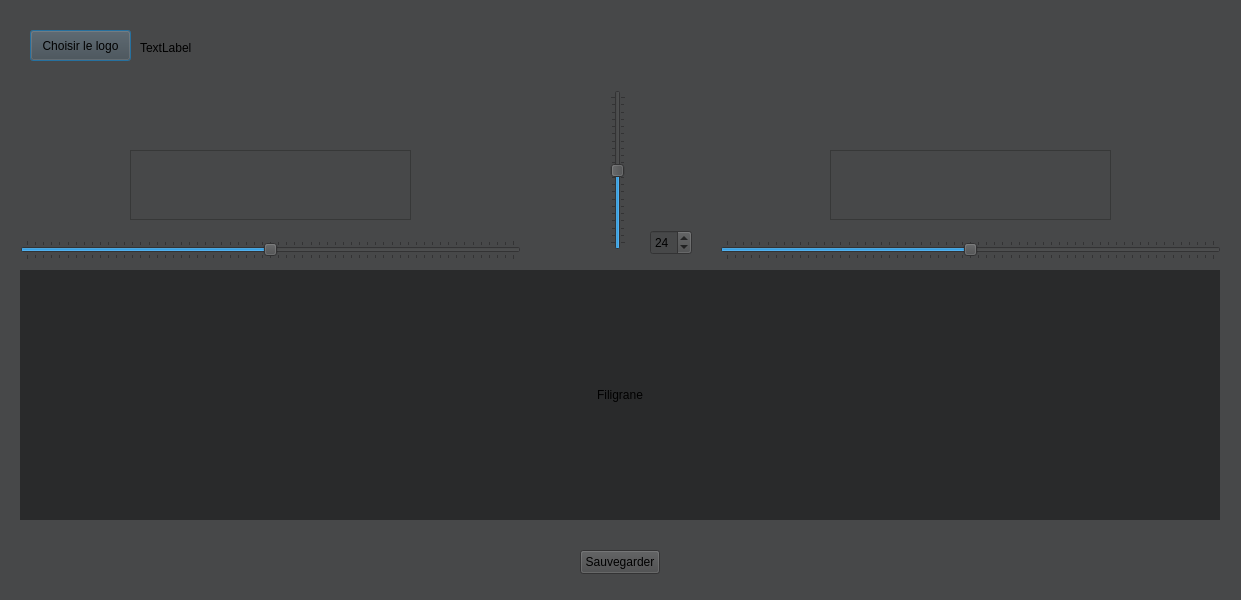
<?xml version="1.0" encoding="UTF-8"?>
<ui version="4.0">
 <class>Fili</class>
 <widget class="QDialog" name="Fili">
  <property name="geometry">
   <rect>
    <x>0</x>
    <y>0</y>
    <width>1241</width>
    <height>600</height>
   </rect>
  </property>
  <property name="windowTitle">
   <string>Dialog</string>
  </property>
  <property name="styleSheet">
   <string notr="true">background-color:rgb(71,72,73)</string>
  </property>
  <widget class="QLabel" name="filigrane_label">
   <property name="geometry">
    <rect>
     <x>20</x>
     <y>270</y>
     <width>1200</width>
     <height>250</height>
    </rect>
   </property>
   <property name="styleSheet">
    <string notr="true">background-color:rgb(41,42,43)</string>
   </property>
   <property name="text">
    <string>Filigrane</string>
   </property>
   <property name="alignment">
    <set>Qt::AlignmentFlag::AlignCenter</set>
   </property>
  </widget>
  <widget class="QPushButton" name="selectLogoButton">
   <property name="geometry">
    <rect>
     <x>30</x>
     <y>30</y>
     <width>101</width>
     <height>31</height>
    </rect>
   </property>
   <property name="text">
    <string>Choisir le logo</string>
   </property>
  </widget>
  <widget class="QLabel" name="logoPathLabel">
   <property name="geometry">
    <rect>
     <x>140</x>
     <y>40</y>
     <width>191</width>
     <height>16</height>
    </rect>
   </property>
   <property name="text">
    <string>TextLabel</string>
   </property>
  </widget>
  <widget class="QPushButton" name="generateButton">
   <property name="geometry">
    <rect>
     <x>580</x>
     <y>550</y>
     <width>80</width>
     <height>24</height>
    </rect>
   </property>
   <property name="text">
    <string>Sauvegarder</string>
   </property>
  </widget>
  <widget class="QSpinBox" name="fontSizeSpinBox">
   <property name="geometry">
    <rect>
     <x>650</x>
     <y>230</y>
     <width>42</width>
     <height>25</height>
    </rect>
   </property>
   <property name="minimum">
    <number>6</number>
   </property>
   <property name="maximum">
    <number>72</number>
   </property>
   <property name="value">
    <number>24</number>
   </property>
  </widget>
  <widget class="QSlider" name="leftTextXOffsetSlider">
   <property name="geometry">
    <rect>
     <x>20</x>
     <y>240</y>
     <width>501</width>
     <height>20</height>
    </rect>
   </property>
   <property name="minimum">
    <number>-300</number>
   </property>
   <property name="maximum">
    <number>300</number>
   </property>
   <property name="orientation">
    <enum>Qt::Orientation::Horizontal</enum>
   </property>
   <property name="tickPosition">
    <enum>QSlider::TickPosition::TicksBothSides</enum>
   </property>
  </widget>
  <widget class="QSlider" name="rightTextXOffsetSlider">
   <property name="geometry">
    <rect>
     <x>720</x>
     <y>240</y>
     <width>501</width>
     <height>20</height>
    </rect>
   </property>
   <property name="minimum">
    <number>-300</number>
   </property>
   <property name="maximum">
    <number>300</number>
   </property>
   <property name="orientation">
    <enum>Qt::Orientation::Horizontal</enum>
   </property>
   <property name="tickPosition">
    <enum>QSlider::TickPosition::TicksBothSides</enum>
   </property>
  </widget>
  <widget class="QSlider" name="textYOffsetSlider">
   <property name="geometry">
    <rect>
     <x>610</x>
     <y>90</y>
     <width>16</width>
     <height>160</height>
    </rect>
   </property>
   <property name="minimum">
    <number>-100</number>
   </property>
   <property name="maximum">
    <number>100</number>
   </property>
   <property name="singleStep">
    <number>1</number>
   </property>
   <property name="orientation">
    <enum>Qt::Orientation::Vertical</enum>
   </property>
   <property name="invertedControls">
    <bool>false</bool>
   </property>
   <property name="tickPosition">
    <enum>QSlider::TickPosition::TicksBothSides</enum>
   </property>
  </widget>
  <widget class="QPlainTextEdit" name="leftTextLineEdit">
   <property name="geometry">
    <rect>
     <x>130</x>
     <y>150</y>
     <width>281</width>
     <height>70</height>
    </rect>
   </property>
  </widget>
  <widget class="QPlainTextEdit" name="rightTextLineEdit">
   <property name="geometry">
    <rect>
     <x>830</x>
     <y>150</y>
     <width>281</width>
     <height>70</height>
    </rect>
   </property>
  </widget>
 </widget>
 <resources/>
 <connections/>
</ui>
